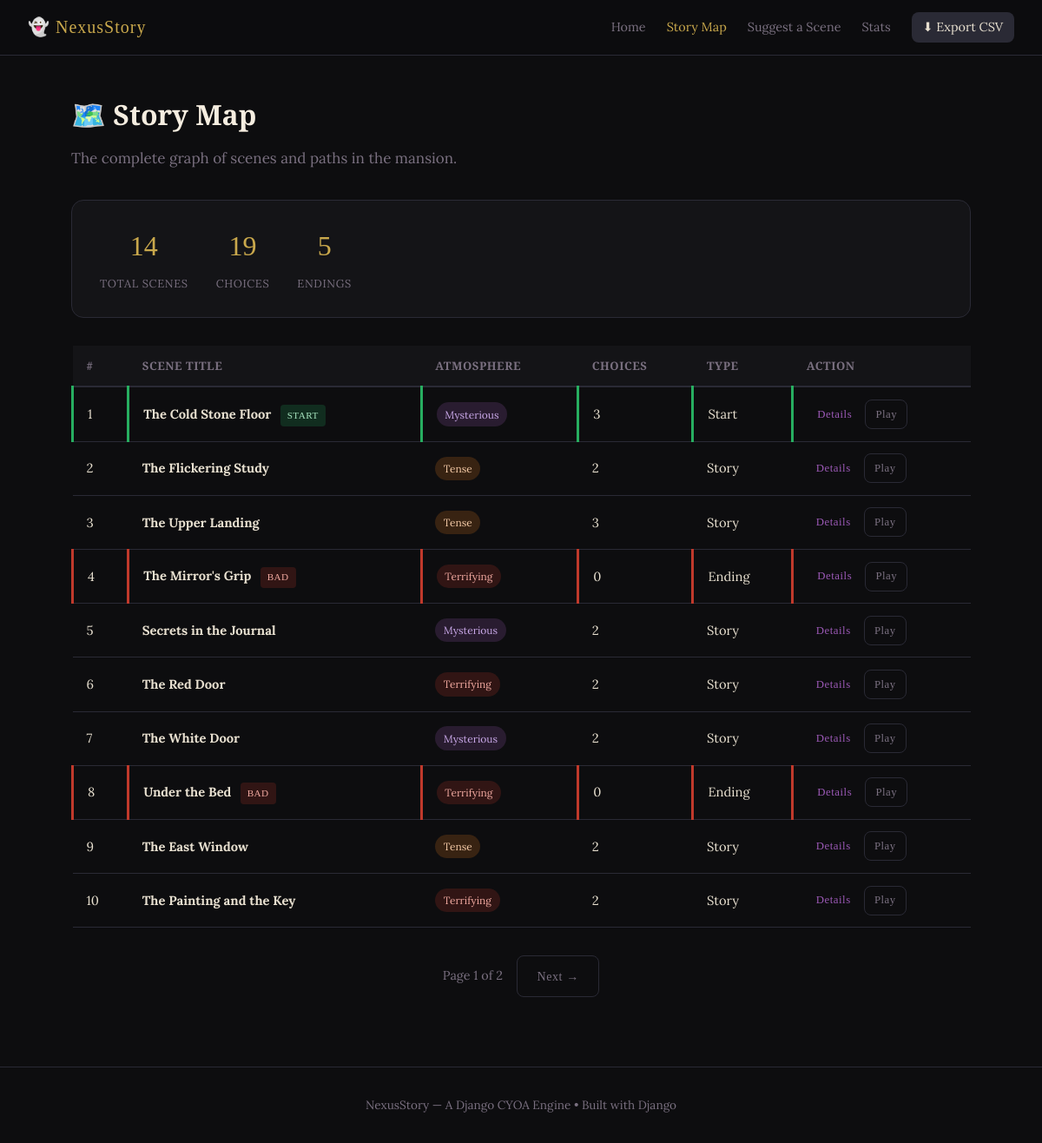
Screenshot of /map/ with the database file from the repository.
### adventure/models.py (models this page shows, shortened)
class Scene(models.Model):
    title = models.CharField(max_length=200)
    body = models.TextField(help_text="The narrative text shown to the player for this scene.")
    image_url = models.URLField(
        blank=True,
        null=True,
        help_text="Optional URL to an image representing this scene."
    )
    atmosphere = models.CharField(
        max_length=50,
        choices=[
            ('normal', 'Normal'),
            ('tense', 'Tense'),
            ('terrifying', 'Terrifying'),
            ('calm', 'Calm'),
            ('mysterious', 'Mysterious'),
        ],
        default='normal',
        help_text="Controls the visual mood/styling of the scene."
    )
    is_start = models.BooleanField(
        default=False,
        help_text="Mark exactly ONE scene as the starting point of the story."
    )
    is_ending = models.BooleanField(
        default=False,
        help_text="Ending scenes have no choices — the story concludes here."
    )
    ending_type = models.CharField(
        max_length=20,
        choices=[
            ('none', 'Not an ending'),
            ('good', 'Good Ending'),
            ('bad', 'Bad Ending'),
            ('neutral', 'Neutral Ending'),
        ],
        default='none',
        blank=True,
    )
    created_at = models.DateTimeField(auto_now_add=True)
    class Meta:
        ordering = ['id']

### adventure/views.py (the view)
# urls.py: path('map/', views.SceneListView.as_view(), name='scene_list'),
class SceneListView(ListView):
    model = Scene
    template_name = 'adventure/scene_list.html'
    context_object_name = 'scenes'
    paginate_by = 10
    def get_queryset(self):
        return Scene.objects.prefetch_related('choices').all()
    def get_context_data(self, **kwargs):
        context = super().get_context_data(**kwargs)
        context['total_scenes'] = Scene.objects.count()
        context['total_choices'] = Choice.objects.count()
        context['ending_count'] = Scene.objects.filter(is_ending=True).count()
        return context

### adventure/templates/adventure/scene_list.html (shortened to what this page needs)
{% extends 'adventure/base.html' %}
{% block content %}
<div class="page-wrapper">
    <div class="page-header">
        <h1>🗺️ Story Map</h1>
        <p>The complete graph of scenes and paths in the mansion.</p>
    </div>
    <div class="stats-bar">
        <div class="stat-item">
            <span class="stat-number">{{ total_scenes }}</span>
            <span class="stat-label">Total Scenes</span>
        </div>
        <div class="stat-item">
            <span class="stat-number">{{ total_choices }}</span>
            <span class="stat-label">Choices</span>
        </div>
        <div class="stat-item">
            <span class="stat-number">{{ ending_count }}</span>
            <span class="stat-label">Endings</span>
        </div>
    </div>
    <div class="scene-table-wrapper">
        <table class="scene-table">
            <thead>
                <tr>
                    <th>#</th>
                    <th>Scene Title</th>
                    <th>Atmosphere</th>
                    <th>Choices</th>
                    <th>Type</th>
                    <th>Action</th>
                </tr>
            </thead>
            <tbody>
                {% for scene in scenes %}
                <tr class="{% if scene.is_start %}row-start{% elif scene.is_ending %}row-ending{% endif %}">
                    <td>{{ scene.id }}</td>
                    <td>
                        <strong>{{ scene.title }}</strong>
                        {% if scene.is_start %}<span class="badge badge-start">START</span>{% endif %}
                        {% if scene.is_ending %}<span class="badge badge-ending">{{ scene.ending_type|upper }}</span>{% endif %}
                    </td>
                    <td>
                        <span class="atmosphere-pill pill-{{ scene.atmosphere }}">{{ scene.atmosphere }}</span>
                    </td>
                    <td>{{ scene.choices.count }}</td>
                    <td>
                        {% if scene.is_ending %}Ending{% elif scene.is_start %}Start{% else %}Story{% endif %}
                    </td>
                    <td>
                        <a href="{% url 'scene_detail' scene.pk %}" class="btn btn-small">Details</a>
                        <a href="{% url 'scene' scene.id %}" class="btn btn-small btn-ghost">Play</a>
                    </td>
                </tr>
                {% empty %}
                <tr>
                    <td colspan="6" class="empty-state">No scenes have been created yet.</td>
                </tr>
                {% endfor %}
            </tbody>
        </table>
    </div>
    {% if is_paginated %}
    <div class="pagination">
        <span class="page-info">Page {{ page_obj.number }} of {{ page_obj.paginator.num_pages }}</span>
        {% if page_obj.has_next %}
            <a href="?page={{ page_obj.next_page_number }}" class="btn btn-ghost">Next →</a>
        {% endif %}
    </div>
    {% endif %}
</div>
{% endblock %}

### adventure/templates/adventure/base.html (shortened to what this page needs)
<!DOCTYPE html>
<html lang="en">
<head>
    {% load static %}
    <link rel="stylesheet" href="{% static 'adventure/css/style.css' %}">
</head>
<body class="{% block body_class %}{% endblock %}">
    <nav class="navbar">
        <a href="{% url 'home' %}" class="nav-brand">
            <span class="nav-icon">👻</span> NexusStory
        </a>
        <div class="nav-links">
            <a href="{% url 'home' %}">Home</a>
            <a href="{% url 'scene_list' %}">Story Map</a>
            <a href="{% url 'suggest_scene' %}">Suggest a Scene</a>
            <a href="{% url 'stats' %}">Stats</a>
            <a href="{% url 'export_csv' %}" class="nav-export">⬇ Export CSV</a>
        </div>
    </nav>
    <main class="main-content">
        {% block content %}{% endblock %}
    </main>
    <footer class="footer">
        <p>NexusStory &mdash; A Django CYOA Engine &bull; Built with Django</p>
    </footer>
</body>
</html>

### adventure/static/adventure/css/style.css (style rules this page uses)
:root { --bg-dark: #0d0d0f; --bg-card: #141417; --bg-card-hover: #1a1a1f; --border: #2a2a35; --border-glow: #4a3060; --text-primary: #e8e0d0; --text-muted: #7a7080; --text-heading: #f5ede0; --accent-purple: #9b59b6; --accent-gold: #c9a84c; --accent-red: #c0392b; --accent-green: #27ae60; --accent-teal: #1abc9c; --navbar-h: 64px; --radius: 8px; --radius-lg: 14px; --shadow: 0 4px 24px rgba(0,0,0,0.6); --shadow-glow: 0 0 30px rgba(155,89,182,0.15); --font-heading: 'Cinzel', serif; --font-body: 'Lora', serif; }
*, *::before, *::after { box-sizing: border-box; margin: 0; padding: 0; }
html { scroll-behavior: smooth; }
body { background: var(--bg-dark); color: var(--text-primary); font-family: var(--font-body); font-size: 17px; line-height: 1.75; min-height: 100vh; display: flex; flex-direction: column; }
a { color: var(--accent-purple); text-decoration: none; }
.navbar { height: var(--navbar-h); background: rgba(13,13,15,0.95); border-bottom: 1px solid var(--border); display: flex; align-items: center; justify-content: space-between; padding: 0 2rem; position: sticky; top: 0; z-index: 100; backdrop-filter: blur(8px); }
.nav-brand { font-family: var(--font-heading); font-size: 1.25rem; color: var(--accent-gold) !important; letter-spacing: 0.05em; }
.nav-links { display: flex; gap: 1.5rem; align-items: center; }
.nav-links a { color: var(--text-muted); font-size: 0.9rem; transition: color 0.2s; }
.nav-export { background: var(--border); padding: 0.3rem 0.8rem; border-radius: var(--radius); color: var(--text-primary) !important; font-size: 0.82rem; }
.main-content { flex: 1; }
.footer { text-align: center; padding: 2rem; color: var(--text-muted); font-size: 0.85rem; border-top: 1px solid var(--border); }
.btn { display: inline-block; padding: 0.65rem 1.4rem; border-radius: var(--radius); font-family: var(--font-heading); font-size: 0.88rem; letter-spacing: 0.04em; cursor: pointer; border: none; transition: all 0.2s; text-decoration: none; }
.btn-ghost { background: transparent; color: var(--text-muted); border: 1px solid var(--border); }
.btn-small { padding: 0.3rem 0.7rem; font-size: 0.8rem; }
.page-wrapper { max-width: 1100px; margin: 0 auto; padding: 2.5rem 2rem 5rem; }
.page-header { margin-bottom: 2rem; }
.page-header h1 { font-family: var(--font-heading); font-size: 2rem; color: var(--text-heading); margin-bottom: 0.5rem; }
.page-header p { color: var(--text-muted); }
.stats-bar { display: flex; gap: 2rem; background: var(--bg-card); border: 1px solid var(--border); border-radius: var(--radius-lg); padding: 1.5rem 2rem; margin-bottom: 2rem; }
.stat-item { text-align: center; }
.stat-number { display: block; font-family: var(--font-heading); font-size: 2rem; color: var(--accent-gold); }
.stat-label { font-size: 0.8rem; color: var(--text-muted); text-transform: uppercase; letter-spacing: 0.05em; }
.scene-table-wrapper { overflow-x: auto; }
.scene-table { width: 100%; border-collapse: collapse; font-size: 0.92rem; }
.scene-table th { text-align: left; padding: 0.75rem 1rem; background: var(--bg-card); border-bottom: 2px solid var(--border); font-family: var(--font-heading); font-size: 0.82rem; color: var(--text-muted); letter-spacing: 0.04em; text-transform: uppercase; }
.scene-table td { padding: 0.85rem 1rem; border-bottom: 1px solid var(--border); vertical-align: middle; }
.row-start td { border-left: 3px solid var(--accent-green); }
.row-ending td { border-left: 3px solid var(--accent-red); }
.badge { display: inline-block; font-size: 0.7rem; padding: 0.15rem 0.5rem; border-radius: 4px; font-family: var(--font-heading); letter-spacing: 0.04em; margin-left: 0.4rem; }
.badge-start { background: rgba(39,174,96,0.2); color: #a8e6c1; }
.badge-ending { background: rgba(192,57,43,0.2); color: #f1a9a0; }
.atmosphere-pill { display: inline-block; font-size: 0.75rem; padding: 0.2rem 0.6rem; border-radius: 999px; text-transform: capitalize; }
.pill-terrifying { background: rgba(192,57,43,0.2); color: #f1a9a0; }
.pill-tense { background: rgba(230,126,34,0.2); color: #f5cba7; }
.pill-mysterious { background: rgba(155,89,182,0.2); color: #c9a8e8; }
.pagination { display: flex; align-items: center; justify-content: center; gap: 1rem; margin-top: 2rem; }
.page-info { color: var(--text-muted); font-size: 0.9rem; }

### rows the page displays
Scene: id "1", title "The Cold Stone Floor", is_start "START", atmosphere "Mysterious", choices.count "3", is_ending "Start"
Scene: id "2", title "The Flickering Study", atmosphere "Tense", choices.count "2", is_ending "Story"
Scene: id "3", title "The Upper Landing", atmosphere "Tense", choices.count "3", is_ending "Story"
Scene: id "4", title "The Mirror's Grip", ending_type "BAD", atmosphere "Terrifying", choices.count "0", is_ending "Ending"
Scene: id "5", title "Secrets in the Journal", atmosphere "Mysterious", choices.count "2", is_ending "Story"
Scene: id "6", title "The Red Door", atmosphere "Terrifying", choices.count "2", is_ending "Story"
Scene: id "7", title "The White Door", atmosphere "Mysterious", choices.count "2", is_ending "Story"
Scene: id "8", title "Under the Bed", ending_type "BAD", atmosphere "Terrifying", choices.count "0", is_ending "Ending"
Scene: id "9", title "The East Window", atmosphere "Tense", choices.count "2", is_ending "Story"
Scene: id "10", title "The Painting and the Key", atmosphere "Terrifying", choices.count "2", is_ending "Story"

### other values shown
{{ total_scenes }} "14"
{{ total_choices }} "19"
{{ ending_count }} "5"
{{ page_obj.number }} "1"
{{ page_obj.paginator.num_pages }} "2"
